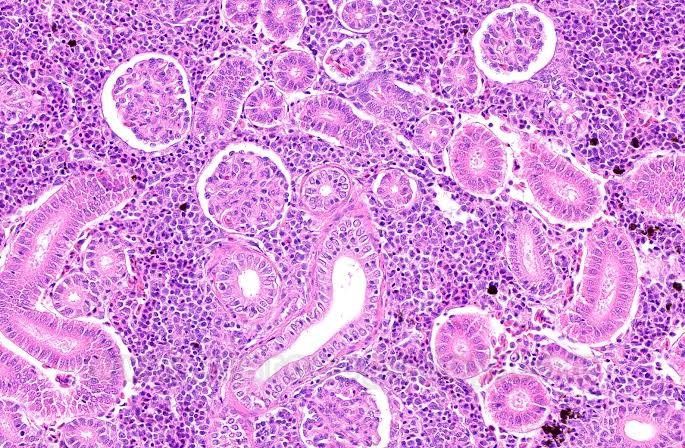
#> input picture tejido.png, 685 x 448 px, found by its file name
$ python ejemplo2-sobel-x-0085.py
#> lines starting #> are read from the running program, lines starting #| are printed output that depends on the picture
import os
import numpy as np
import matplotlib.pyplot as plt
from skimage import io, color, util
print("Ricardo Lopez 0085")
carpeta_1 = 'ejemplo1-espectro-0085'
os.makedirs(carpeta_1, exist_ok=True)

imagen_original = io.imread('tejido.png')
#> imagen_original is the input picture: shape (448, 685, 3); mean R, G, B 212.9, 147, 219.3

if imagen_original.ndim == 3:
    if imagen_original.shape[2] == 4:
        imagen_original = color.rgba2rgb(imagen_original)
    imagen_gris = color.rgb2gray(imagen_original)
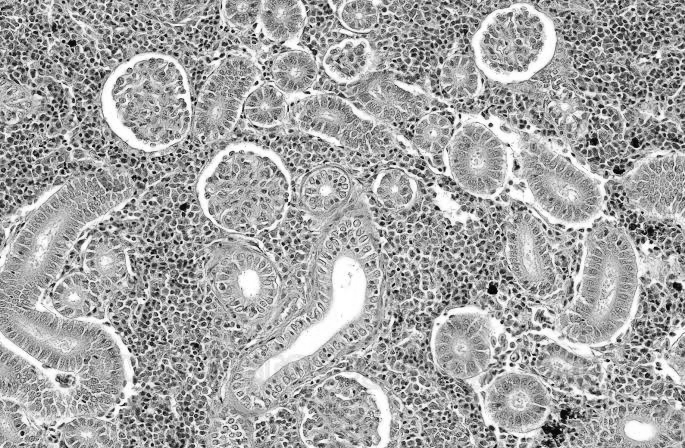
#> imagen_gris: shape (448, 685) float64; min 0.0158, max 1, mean 0.652
else:
    imagen_gris = util.img_as_float(imagen_original)

fft_imagen = np.fft.fft2(imagen_gris)
fft_centrada = np.fft.fftshift(fft_imagen)
espectro_original = np.log(1 + np.abs(fft_centrada))
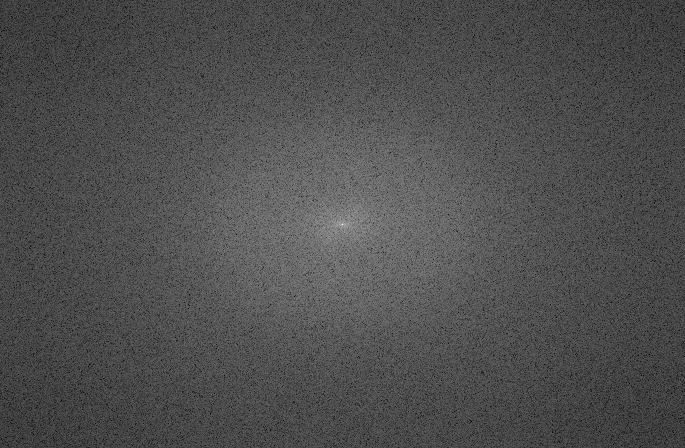
#> espectro_original: shape (448, 685) float64; min 0.147, max 12.21, mean 3.88; drawn with min black and max white

plt.imsave(os.path.join(carpeta_1, 'espectro_original_fft.png'), espectro_original, cmap='inferno')
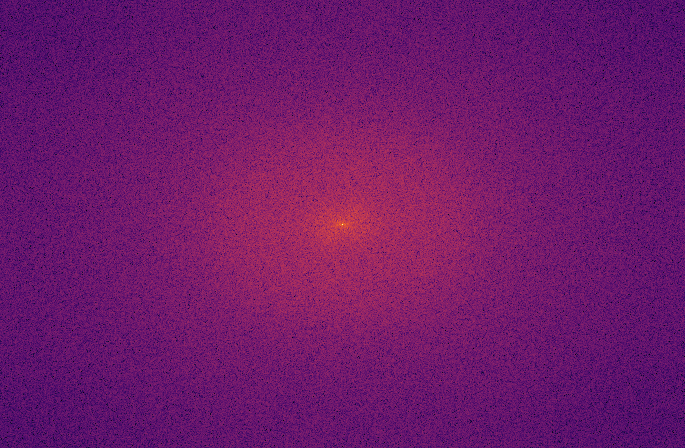
#> saved as espectro_original_fft.png: shape (448, 685, 3); mean R, G, B 110, 24.6, 106.2
print("Listo: espectro_original_fft.png guardado.")
print("Ricardo Lopez 0085")
